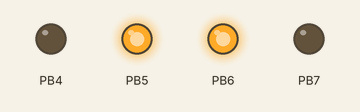
This program was run on a simulated ATmega128, built with avr-gcc and emulated at 16 MHz. On the bench: output pins drawn as LEDs (lit = HIGH).

Above: at 0.2 s.
At 1.5 s:
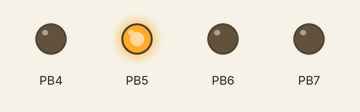
At 3.0 s:
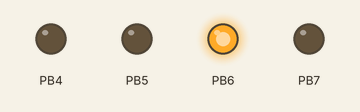
At 5.7 s:
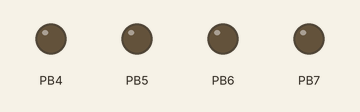
Timing chart, 0 to 6.5 s (numbered marks = the images above):
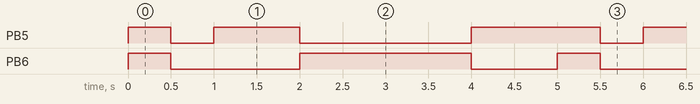

The program:

main.c
```c
/*
 * Lab2.c
 *
 * Created: 1/14/2021 1:47:02 PM
 * Author : Felipe Orrico Scognamiglio & Caden Verzino
 */


/*
This code will cause a TekBot connected to a mega128 board to 'dance' in a cool
pattern. No pins are used as input, and four Port B pins are used for output.

PORT MAP
Port B, Pin 4 -> Output -> Right Motor Enable
Port B, Pin 5 -> Output -> Right Motor Direction
Port B, Pin 7 -> Output -> Left Motor Enable
Port B, Pin 6 -> Output -> Left Motor Direction
*/
#define F_CPU 16000000
#include <avr/io.h>
#include <util/delay.h>
#include <stdio.h>

/*
Initializes key components of the ATmega128
  Starts the TekBot moving forward
  Polls the whiskers for input
  If right whisker is hit
	  Backs up for a second
	  Turns left for a second
	  Continues Forward
  If left whisker is hit
	  Backs up for a second
	  Turns right for a second
	  Continues Forward
*/
int main(void)
{
	DDRB = 0b11110000;      // configure Port B pins for input/output
	PORTB = 0b11110000;     // set initial value for Port B outputs
	// (initially, disable both motors)

	while (1) { // loop forever

		PORTB = 0b01100000;     // make TekBot move forward
		_delay_ms(500);         // wait for 500 ms
		PORTB = 0b00000000;     // move backward
		_delay_ms(500);         // wait for 500 ms
		PORTB = 0b00100000;     // turn left
		_delay_ms(1000);        // wait for 1 s
		PORTB = 0b01000000;     // turn right
		_delay_ms(2000);        // wait for 2 s
		PORTB = 0b00100000;     // turn left
		_delay_ms(1000);        // wait for 1 s
	}
}
```

Measured:
- by itself, PB5: repeats every 5.0 s: LOW 0.50 s, HIGH 1.0 s, LOW 2.0 s, HIGH 1.5 s
- by itself, PB6: repeats every 5.0 s: LOW 1.5 s, HIGH 2.0 s, LOW 1.0 s, HIGH 0.50 s
- by itself, everything shown: repeats every 5.0 s, in 5 steps
